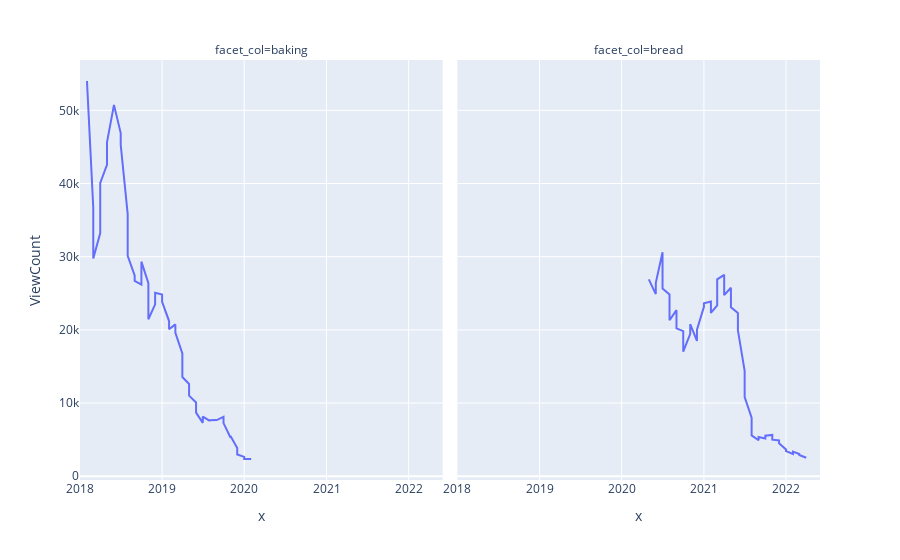

Source (notebook cell):
### Code cell
fig = px.line(
    rollingavg, x=customrank.index.to_timestamp(), y="ViewCount",
    facet_col=rollingavg.index.get_level_values(0)
)
fig.show()
